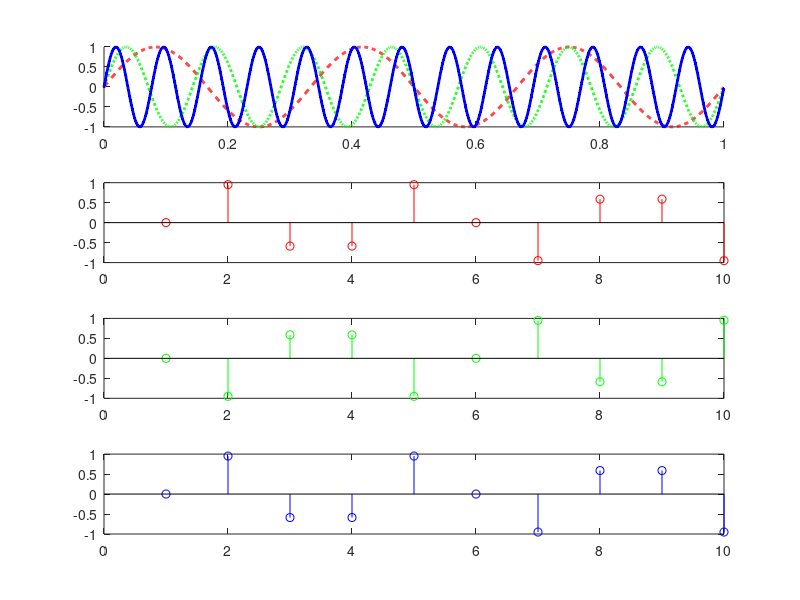

Here is the MATLAB script that generated this plot:
%% 1) Delayed Sample Function

N = 8; M=4;
d = [1 zeros(1,N-1)];
dm = circshift(d,M); % Shifts by M

subplot(2,1,1); stem(d, 'LineWidth', 1.5); axis([1 10 0 1.5]); 
title('Unit Sample Function, N=8'); ylabel('Unit Sample')
subplot(2,1,2); stem(dm, 'LineWidth', 1.5); axis([1 10 0 1.5]); 
title('Delayed Unit Sample Function, N=8, M=4'); ylabel('Delayed Unit Sample');

%% 2) More Simple Functions

N = 10;
unitSample = [1 zeros(1,N-1)];
unitStep = ones(1,N);
unitRamp = zeros(1,N);
for x = 1:N
    unitRamp(x) = x-1;
end

hold on
stem(unitSample,'r','LineWidth', 1.5)
stem(unitStep,'LineWidth', 1.5)
stem(unitRamp,'LineWidth', 1.5)
hold off
legend('Sample','Step','Ramp')

%% 3) Even More of the Same

A = 8; L = 30; N = 11; Fs = 10000;
t = 0:1:L-1;
x = A*sawtooth(2*pi*Fs/N*t);
y = A*square(2*pi*Fs/N*t, 40);

subplot(2,1,1)
stem(t,x, 'Linewidth',2); axis([0 30 -10 10]);
subplot(2,1,2)
stem(t,y, 'Linewidth',2); axis([0 30 -10 10]);
grid on;
%% 4) Aliasing

t = 0:1/2000:1-1/2000;
x = sin(2*pi*3*t);
y = sin(2*pi*7*t);
z = sin(2*pi*13*t);
subplot(4,1,1);
hold on
plot(t,x,'--r','Linewidth',2)
plot(t,y,':g','Linewidth',2)
plot(t,z,'-b.','Linewidth',2)

t = 0:1/10:1-1/10;
x = sin(2*pi*3*t);
y = sin(2*pi*7*t);
z = sin(2*pi*13*t);
hold on
subplot(4,1,2);
stem(x,'r')
subplot(4,1,3);
stem(y,'g')
subplot(4,1,4);
stem(z,'b')
